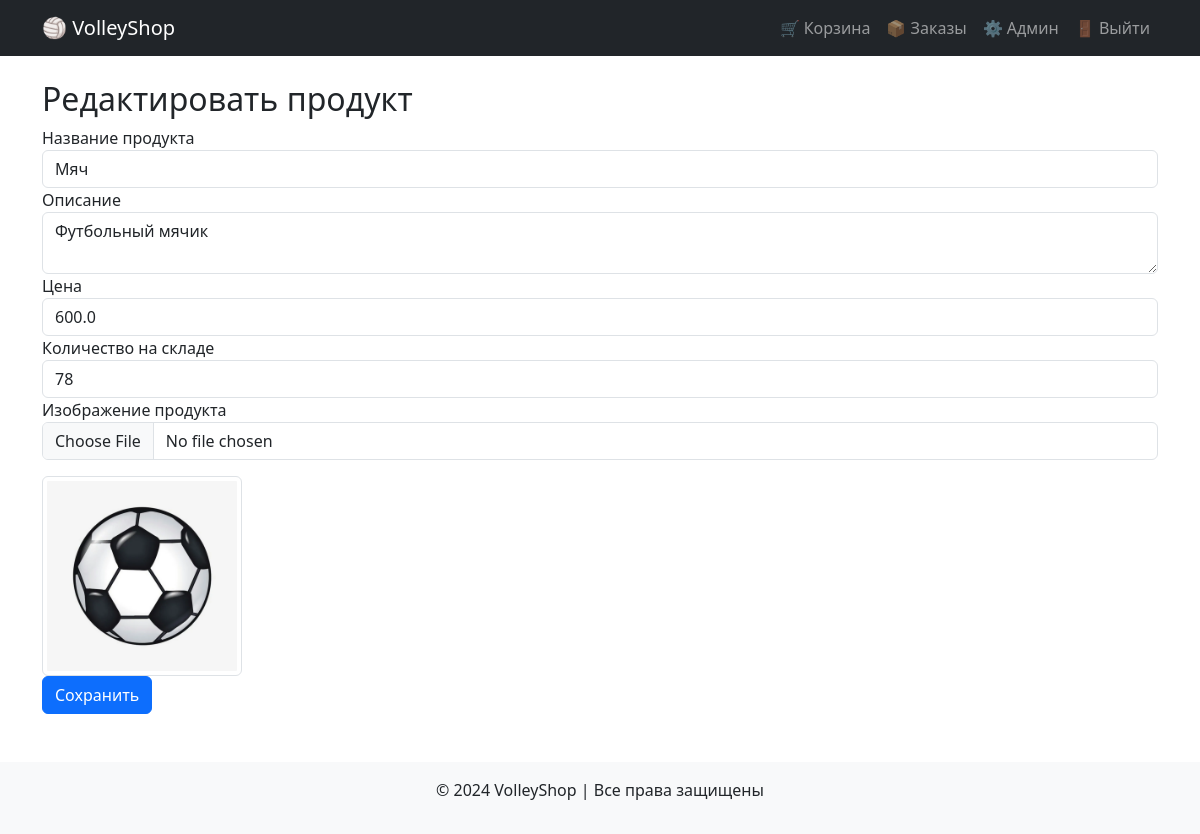
The page /admin/product/1 (signed in) on the database as committed earlier.
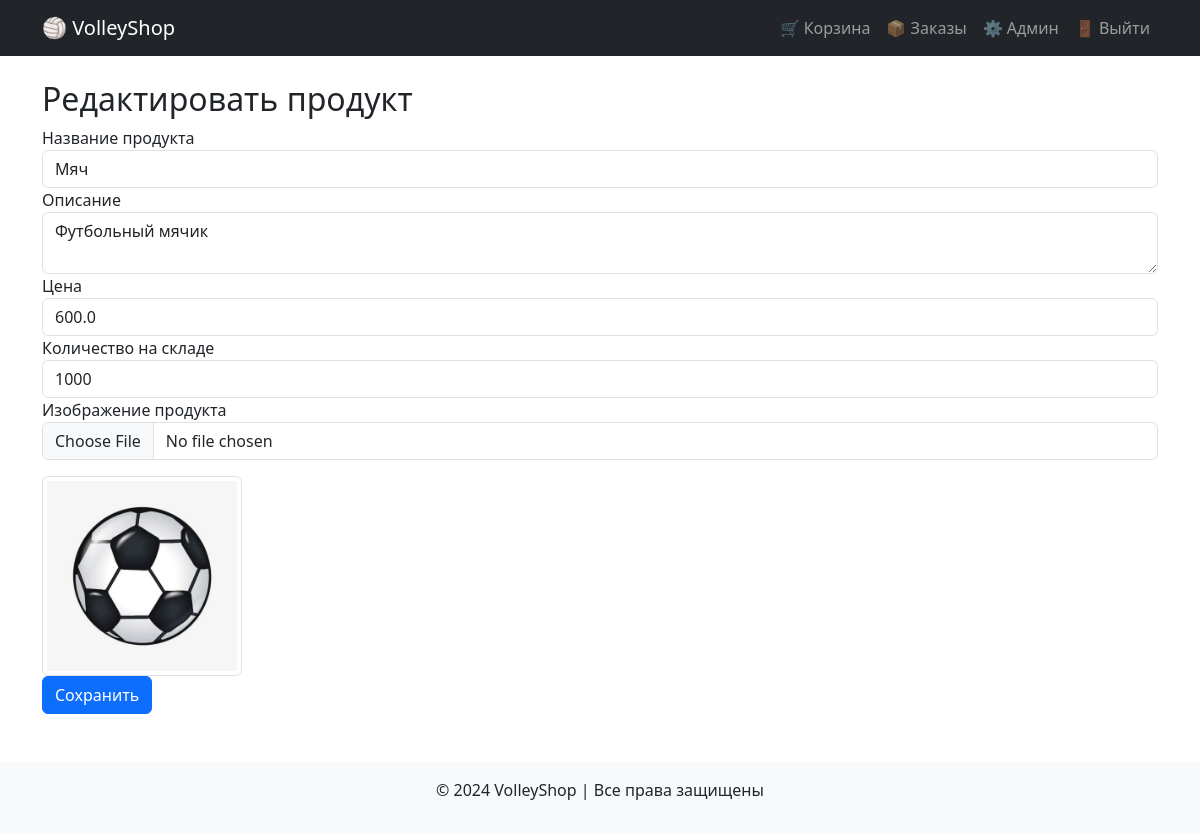
The same page on the database as committed later.
### models.py (models this page shows, shortened)
class Product(db.Model):
    id = db.Column(db.Integer, primary_key=True)
    name = db.Column(db.String(255), nullable=False)
    description = db.Column(db.Text, nullable=False)
    price = db.Column(db.Float, nullable=False)
    stock = db.Column(db.Integer, default=0)  # Количество на складе
    image = db.Column(db.String(255), nullable=True, default="default.jpg")  # Путь к изображению
    order_items = db.relationship('OrderItem', backref='product', lazy=True)

### routes.py (the view, shortened to what this page needs)
@app_routes.route('/admin/product/<int:product_id>', methods=['GET', 'POST'])
@login_required
def product_detail_admin(product_id):
    if current_user.role != "admin":
        flash('Доступ запрещен!', 'danger')
        return redirect(url_for('app_routes.home'))
    product = Product.query.get_or_404(product_id)
    return render_template('product_detail_admin.html', product=product)

### app.py (called while the page is built)
@login_manager.user_loader
def load_user(user_id):
    return User.query.get(int(user_id))

### templates/product_detail_admin.html (shortened to what this page needs)
{% extends "layout.html" %}
{% block content %}
    <h2>Редактировать продукт</h2>
    <form method="POST" enctype="multipart/form-data">
        <div class="form-group">
            <label for="name">Название продукта</label>
            <input type="text" id="name" name="name" value="{{ product.name }}" class="form-control">
        </div>
        <div class="form-group">
            <label for="description">Описание</label>
            <textarea id="description" name="description" class="form-control">{{ product.description }}</textarea>
        </div>
        <div class="form-group">
            <label for="price">Цена</label>
            <input type="text" id="price" name="price" value="{{ product.price }}" class="form-control">
        </div>
        <div class="form-group">
            <label for="stock">Количество на складе</label>
            <input type="number" id="stock" name="stock" value="{{ product.stock }}" class="form-control">
        </div>
        <div class="form-group">
            <label for="image">Изображение продукта</label>
            <input type="file" id="image" name="image" class="form-control">
            {% if product.image %}
                <img src="{{ url_for('static', filename='images/' + product.image) }}" alt="Product Image" class="img-thumbnail mt-3" style="max-width: 200px;">
            {% endif %}
        </div>
        <button type="submit" class="btn btn-primary">Сохранить</button>
    </form>
{% endblock %}

### templates/layout.html (shortened to what this page needs)
<!DOCTYPE html>
<html lang="ru">
<head>
    <link rel="stylesheet" href="https://cdn.jsdelivr.net/npm/bootstrap@5.3.0/dist/css/bootstrap.min.css">
</head>
<body>
    <nav class="navbar navbar-expand-lg navbar-dark bg-dark">
        <div class="container">
            <a class="navbar-brand" href="{{ url_for('app_routes.home') }}">🏐 VolleyShop</a>
            <div class="collapse navbar-collapse">
                <ul class="navbar-nav ms-auto">
                    {% if current_user.is_authenticated %}
                        <li class="nav-item"><a class="nav-link" href="{{ url_for('app_routes.cart') }}">🛒 Корзина</a></li>
                        <li class="nav-item"><a class="nav-link" href="{{ url_for('app_routes.orders') }}">📦 Заказы</a></li>
                        {% if current_user.role == 'admin' %}
                            <li class="nav-item"><a class="nav-link" href="{{ url_for('app_routes.admin_panel') }}">⚙️ Админ</a></li>
                        {% endif %}
                        <li class="nav-item"><a class="nav-link" href="{{ url_for('app_routes.logout') }}">🚪 Выйти</a></li>
                    {% else %}
                        <li class="nav-item"><a class="nav-link" href="{{ url_for('app_routes.login') }}">🔑 Вход</a></li>
                        <li class="nav-item"><a class="nav-link" href="{{ url_for('app_routes.register') }}">📝 Регистрация</a></li>
                    {% endif %}
                </ul>
            </div>
        </div>
    </nav>
    <div class="container mt-4">
        {% block content %}{% endblock %}
    </div>
    <footer class="text-center mt-5 py-3 bg-light">
        <p>&copy; 2024 VolleyShop | Все права защищены</p>
    </footer>
</body>
</html>

Rows that differ between the two databases and show on the page:
changed Product "Мяч": stock "78" → "1000"
